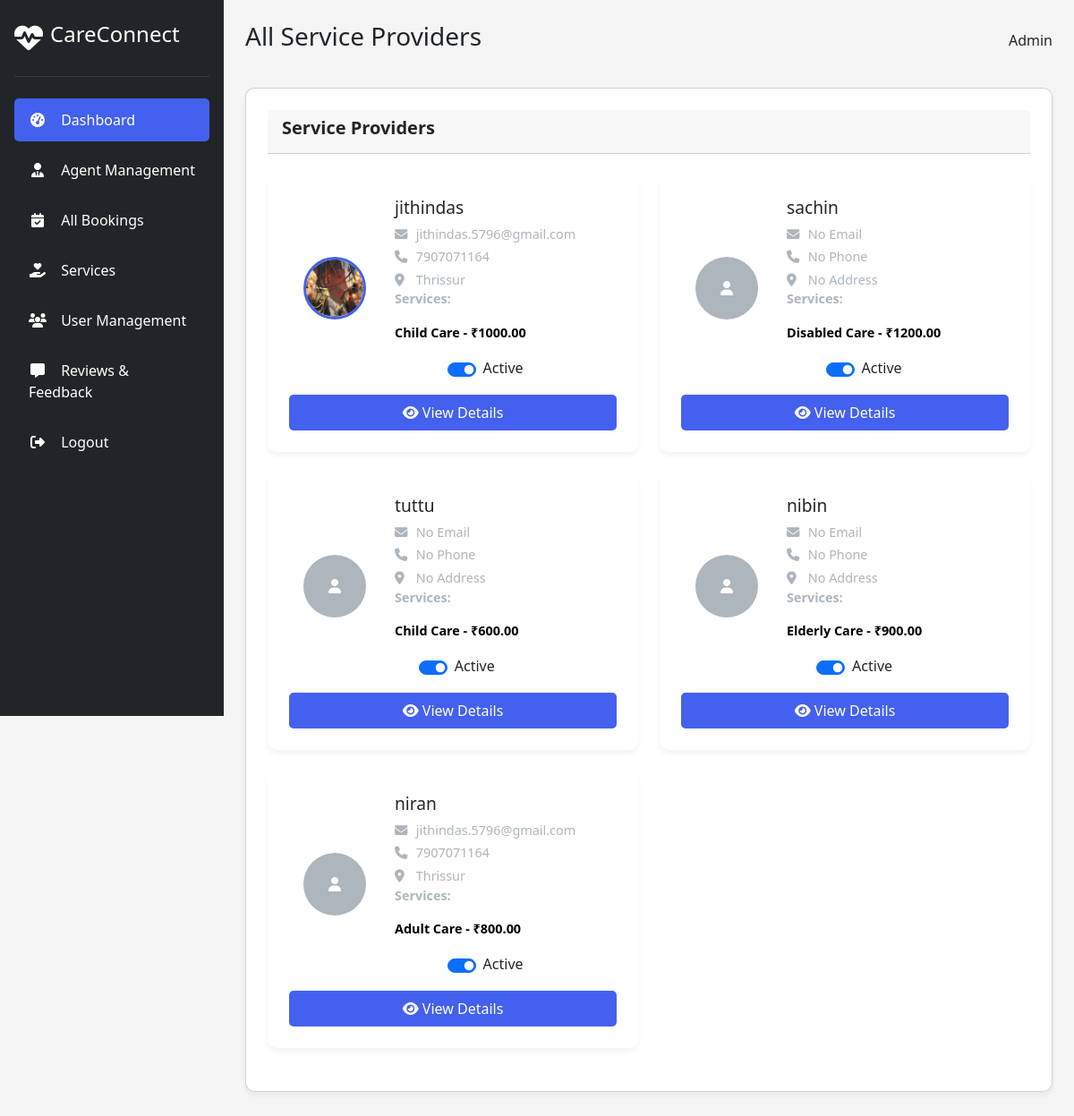
Screenshot of /admins/all_providers/ (signed in) with the database file from the repository.
### admins/models.py (models this page shows, shortened)
class User(AbstractUser):
    user_type = models.CharField(max_length=20, choices=[
        ('customer', 'Customer'),
        ('service_provider', 'Service Provider')
    ])

class UserProfile_Model(models.Model):
    name=models.CharField(max_length=100,null=True)
    address=models.TextField(null=True)
    place = models.CharField(max_length=100)
    age=models.PositiveIntegerField(null=True)
    email=models.EmailField(null=True)
    profile_picture = models.ImageField(upload_to='images', blank=True, null=True)
    phone_number=models.CharField(max_length=10, null=True)
    user=models.OneToOneField(User,on_delete=models.CASCADE)
    bio = models.TextField(blank=True)
    created_date=models.DateField(auto_now_add=True)
    updated_date=models.DateField(auto_now=True)
    is_active=models.BooleanField(default=False)

class Provider_Services_Model(models.Model):
    provider=models.ForeignKey(User,on_delete=models.CASCADE)
    service=models.ForeignKey(Services_Model,on_delete=models.CASCADE,null=True)
    description=models.TextField()
    amount = models.DecimalField(max_digits=10, decimal_places=2, default=0.00)
    created_date=models.DateField(auto_now_add=True)
    updated_date=models.DateField(auto_now=True)
    is_active=models.BooleanField(default=False)

class Services_Model(models.Model):
    name=models.CharField(max_length=250)

### admins/views.py (the view)
# urls.py: path('all_providers/', All_Provider_View.as_view(), name='all_providers'),
class All_Provider_View(View):
    def get(self, request):
        providers = User.objects.filter(
            user_type='service_provider',
        ).prefetch_related('provider_services_model_set')
        return render(request, 'all_provider.html', {'providers': providers})

### admins/templates/all_provider.html (shortened to what this page needs)
{% extends 'admin.html' %}
{% block content %}
<div class="header">
    <h1>All Service Providers</h1>
    <div class="user-profile">
        <div class="user-info">Admin</div>
    </div>
</div>
<div class="card">
    <div class="card-header">
        <h2 class="card-title">Service Providers</h2>
    </div>
    {% if providers %}
    <div
        style="display: grid; grid-template-columns: repeat(auto-fill, minmax(300px, 1fr)); gap: 1.5rem; margin-bottom: 1.5rem;">
        {% for provider in providers %}
        <div class="stat-card" style="display: flex; flex-direction: column;">
            <div class="gap-3" style="display: flex; align-items: center; margin-bottom: 1rem;">
                {% if provider.userprofile_model.profile_picture %}
                <img class="ms-3" src="{{ provider.userprofile_model.profile_picture.url }}" alt="Profile Picture"
                    style="width: 70px; height: 70px; border-radius: 50%; margin-right: 1rem; object-fit: cover; border: 3px solid var(--primary);">
                {% else %}
                <div class="ms-3"
                    style="width: 70px; height: 70px; border-radius: 50%; margin-right: 1rem; background-color: var(--gray); display: flex; align-items: center; justify-content: center; color: white;">
                    <i class="fas fa-user"></i>
                </div>
                {% endif %}
                <div>
                    <h3 style="font-size: 1.2rem; margin-bottom: 0.5rem;">{{ provider.username }}</h3>
                    <p style="color: var(--gray); font-size: 0.9rem; margin-bottom: 0.25rem;">
                        <i class="fas fa-envelope" style="width: 20px;"></i> {{ provider.userprofile_model.email|default:"No Email" }}
                    </p>
                    <p style="color: var(--gray); font-size: 0.9rem; margin-bottom: 0.25rem;">
                        <i class="fas fa-phone" style="width: 20px;"></i> {{ provider.userprofile_model.phone_number|default:"No Phone" }}
                    </p>
                    <p style="color: var(--gray); font-size: 0.9rem; margin-bottom: 0;">
                        <i class="fas fa-map-marker-alt" style="width: 20px;"></i> {{ provider.userprofile_model.address|default:"No Address" }}
                    </p>
                    <p><strong>Services:</strong>
                        {% with provider.provider_services_model_set.all as services %}
                            {% if services %}
                                    {% for service in services %}
                                    <p style="color: black; font-size: 0.9rem; margin-bottom: 0;"><b>{{ service.service.name }} - ₹{{ service.amount }}</b></p>
                                    {% endfor %}
                            {% else %}
                                No services available.
                            {% endif %}
                        {% endwith %}
                    </p>
                    {% if request.user.is_superuser %}
                    <form method="POST" action="{% url 'toggle_status' provider.id %}">
                        <div class="form-check form-switch d-flex justify-content-center align-items-center gap-2">
                            <input class="form-check-input" type="checkbox" name="is_active"
                                onchange="this.form.submit()" {% if provider.userprofile_model.is_active %}checked{% endif %}>
                            <label class="form-check-label">
                                {% if provider.userprofile_model.is_active %} Active {% else %} Inactive {% endif %}
                            </label>
                        </div>
                    </form>
                    {% else %}
                    <p><strong>Status:</strong> {% if provider.userprofile_model.is_active %} Active {% else %} Inactive {% endif %}</p>
                    {% endif %}
                </div>
            </div>
            <a href="{% url 'profile' provider.id %}" class="button d-flex justify-content-center"
                style="margin-top: auto; text-decoration: none;">
                <div>
                    <i class="fas fa-eye"></i>
                    <span class="">View Details</span>
                </div>
            </a>
        </div>
        {% endfor %}
    </div>
    {% else %}
    <div style="padding: 2rem; text-align: center; background-color: rgba(72, 149, 239, 0.1); border-radius: 10px; color: var(--info);">
        <i class="fas fa-info-circle fa-2x" style="margin-bottom: 1rem;"></i>
        <p>No service providers found.</p>
    </div>
    {% endif %}
</div>
{% endblock %}

### admins/templates/admin.html (style rules this page uses)
:root { --primary: #4361ee; --secondary: #3f37c9; --success: #4cc9f0; --danger: #f72585; --warning: #f8961e; --info: #4895ef; --light: #f8f9fa; --dark: #212529; --gray: #adb5bd; }
* { margin: 0; padding: 0; box-sizing: border-box; font-family: 'Segoe UI', Tahoma, Geneva, Verdana, sans-serif; }
body { background-color: #f5f5f5; color: var(--dark); }
.header { display: flex; justify-content: space-between; align-items: center; margin-bottom: 2rem; }
.header h1 { font-size: 1.75rem; color: var(--dark); }
.user-profile { display: flex; align-items: center; gap: 0.5rem; }
.stat-card { background-color: white; border-radius: 10px; padding: 1.5rem; box-shadow: 0 4px 6px rgba(0,0,0,0.05); display: flex; flex-direction: column; }
.stat-card h3 { font-size: 1.75rem; margin-bottom: 0.25rem; }
.stat-card p { color: var(--gray); font-size: 0.9rem; }
.card { background-color: white; border-radius: 10px; padding: 1.5rem; box-shadow: 0 4px 6px rgba(0,0,0,0.05); margin-bottom: 1.5rem; }
.card-header { display: flex; justify-content: space-between; align-items: center; margin-bottom: 1.5rem; }
.card-title { font-size: 1.25rem; font-weight: 600; }
.button { padding: 0.5rem 1rem; border-radius: 5px; border: none; background-color: var(--primary); color: white; cursor: pointer; font-weight: 500; display: flex; align-items: center; gap: 0.5rem; }

### rows the page displays
User: userprofile_model.profile_picture (picture), username "jithindas", userprofile_model.email "jithindas.5796@gmail.com", userprofile_model.phone_number "7907071164", userprofile_model.address "Thrissur", is_active "☑", shows "Active"
Provider_Services_Model: service.name "Child Care", amount "1000.00"
User: username "sachin", userprofile_model.email "No Email", userprofile_model.phone_number "No Phone", userprofile_model.address "No Address", is_active "☑", shows "Active"
Provider_Services_Model: service.name "Disabled Care", amount "1200.00"
User: username "tuttu", userprofile_model.email "No Email", userprofile_model.phone_number "No Phone", userprofile_model.address "No Address", is_active "☑", shows "Active"
Provider_Services_Model: service.name "Child Care", amount "600.00"
User: username "nibin", userprofile_model.email "No Email", userprofile_model.phone_number "No Phone", userprofile_model.address "No Address", is_active "☑", shows "Active"
Provider_Services_Model: service.name "Elderly Care", amount "900.00"
User: username "niran", userprofile_model.email "jithindas.5796@gmail.com", userprofile_model.phone_number "7907071164", userprofile_model.address "Thrissur", is_active "☑", shows "Active"
Provider_Services_Model: service.name "Adult Care", amount "800.00"
